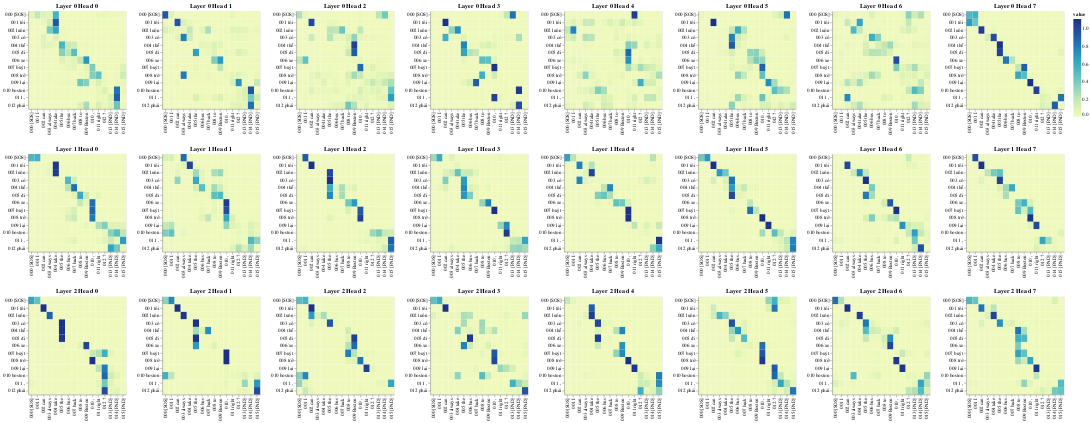

Notebook code for this chart:
### Markdown cell above
# Nhận xét giữa encoder (ngôn ngữ nguồn) và decoder (ngôn ngữ đích):
- Layer 1 Head 5,6,7 "luôn" với "always","take" --> attention giữa "luôn" với "always" (tần xuất) bổ nghĩa cho và "take" (động từ)

### Code cell
# Encoder Self-Attention
get_all_attention_maps("encoder-decoder", layers, heads, encoder_input_tokens, decoder_input_tokens, min(20, sentence_len))

### Figure 1 — Vega-Lite specification as saved in the notebook (floating-point values rounded to 4 significant figures; data arrays with more than 128 entries replaced by an {"elided": "..."} marker saying what was removed)
{"config": {"view": {"continuousWidth": 300, "continuousHeight": 300}}, "vconcat": [{"hconcat": [{"data": {"name": "data-af86e6ccf893ccaa03485749c62046ee"}, "mark": {"type": "rect"}, "encoding": {"color": {"field": "value", "type": "quantitative"}, "tooltip": [{"field": "row", "type": "quantitative"}, {"field": "column", "type": "quantitative"}, {"field": "value", "type": "quantitative"}, {"field": "row_token", "type": "nominal"}, {"field": "col_token", "type": "nominal"}], "x": {"axis": {"title": ""}, "field": "col_token", "type": "nominal"}, "y": {"axis": {"title": ""}, "field": "row_token", "type": "nominal"}}, "height": 200, "name": "view_73", "title": "Layer 0 Head 0", "width": 200}, {"data": {"name": "data-573b8b42bb233349310a519a912f291f"}, "mark": {"type": "rect"}, "encoding": {"color": {"field": "value", "type": "quantitative"}, "tooltip": [{"field": "row", "type": "quantitative"}, {"field": "column", "type": "quantitative"}, {"field": "value", "type": "quantitative"}, {"field": "row_token", "type": "nominal"}, {"field": "col_token", "type": "nominal"}], "x": {"axis": {"title": ""}, "field": "col_token", "type": "nominal"}, "y": {"axis": {"title": ""}, "field": "row_token", "type": "nominal"}}, "height": 200, "name": "view_74", "title": "Layer 0 Head 1", "width": 200}, {"data": {"name": "data-18e8f4b3ca1d9235d6afb2f43c6fa34f"}, "mark": {"type": "rect"}, "encoding": {"color": {"field": "value", "type": "quantitative"}, "tooltip": [{"field": "row", "type": "quantitative"}, {"field": "column", "type": "quantitative"}, {"field": "value", "type": "quantitative"}, {"field": "row_token", "type": "nominal"}, {"field": "col_token", "type": "nominal"}], "x": {"axis": {"title": ""}, "field": "col_token", "type": "nominal"}, "y": {"axis": {"title": ""}, "field": "row_token", "type": "nominal"}}, "height": 200, "name": "view_75", "title": "Layer 0 Head 2", "width": 200}, {"data": {"name": "data-9f79c3b0a5fc65466643ba9aff3eef09"}, "mark": {"type": "rect"}, "encoding": {"color": {"field": "value", "type": "quantitative"}, "tooltip": [{"field": "row", "type": "quantitative"}, {"field": "column", "type": "quantitative"}, {"field": "value", "type": "quantitative"}, {"field": "row_token", "type": "nominal"}, {"field": "col_token", "type": "nominal"}], "x": {"axis": {"title": ""}, "field": "col_token", "type": "nominal"}, "y": {"axis": {"title": ""}, "field": "row_token", "type": "nominal"}}, "height": 200, "name": "view_76", "title": "Layer 0 Head 3", "width": 200}, {"data": {"name": "data-509839215eb4ac8e6e3b253e6a158782"}, "mark": {"type": "rect"}, "encoding": {"color": {"field": "value", "type": "quantitative"}, "tooltip": [{"field": "row", "type": "quantitative"}, {"field": "column", "type": "quantitative"}, {"field": "value", "type": "quantitative"}, {"field": "row_token", "type": "nominal"}, {"field": "col_token", "type": "nominal"}], "x": {"axis": {"title": ""}, "field": "col_token", "type": "nominal"}, "y": {"axis": {"title": ""}, "field": "row_token", "type": "nominal"}}, "height": 200, "name": "view_77", "title": "Layer 0 Head 4", "width": 200}, {"data": {"name": "data-43441573f5dfc59c773bb89cfd0ec1dd"}, "mark": {"type": "rect"}, "encoding": {"color": {"field": "value", "type": "quantitative"}, "tooltip": [{"field": "row", "type": "quantitative"}, {"field": "column", "type": "quantitative"}, {"field": "value", "type": "quantitative"}, {"field": "row_token", "type": "nominal"}, {"field": "col_token", "type": "nominal"}], "x": {"axis": {"title": ""}, "field": "col_token", "type": "nominal"}, "y": {"axis": {"title": ""}, "field": "row_token", "type": "nominal"}}, "height": 200, "name": "view_78", "title": "Layer 0 Head 5", "width": 200}, {"data": {"name": "data-c417bba115be03c91994c82724b0c35c"}, "mark": {"type": "rect"}, "encoding": {"color": {"field": "value", "type": "quantitative"}, "tooltip": [{"field": "row", "type": "quantitative"}, {"field": "column", "type": "quantitative"}, {"field": "value", "type": "quantitative"}, {"field": "row_token", "type": "nominal"}, {"field": "col_token", "type": "nominal"}], "x": {"axis": {"title": ""}, "field": "col_token", "type": "nominal"}, "y": {"axis": {"title": ""}, "field": "row_token", "type": "nominal"}}, "height": 200, "name": "view_79", "title": "Layer 0 Head 6", "width": 200}, {"data": {"name": "data-8fdad4f8f9a21ff9c07fb538bf287efd"}, "mark": {"type": "rect"}, "encoding": {"color": {"field": "value", "type": "quantitative"}, "tooltip": [{"field": "row", "type": "quantitative"}, {"field": "column", "type": "quantitative"}, {"field": "value", "type": "quantitative"}, {"field": "row_token", "type": "nominal"}, {"field": "col_token", "type": "nominal"}], "x": {"axis": {"title": ""}, "field": "col_token", "type": "nominal"}, "y": {"axis": {"title": ""}, "field": "row_token", "type": "nominal"}}, "height": 200, "name": "view_80", "title": "Layer 0 Head 7", "width": 200}]}, {"hconcat": [{"data": {"name": "data-4411e17460ffc20ea4bb871eb03d8fb0"}, "mark": {"type": "rect"}, "encoding": {"color": {"field": "value", "type": "quantitative"}, "tooltip": [{"field": "row", "type": "quantitative"}, {"field": "column", "type": "quantitative"}, {"field": "value", "type": "quantitative"}, {"field": "row_token", "type": "nominal"}, {"field": "col_token", "type": "nominal"}], "x": {"axis": {"title": ""}, "field": "col_token", "type": "nominal"}, "y": {"axis": {"title": ""}, "field": "row_token", "type": "nominal"}}, "height": 200, "name": "view_81", "title": "Layer 1 Head 0", "width": 200}, {"data": {"name": "data-979f559c8511d012b7289b4dd5a7394a"}, "mark": {"type": "rect"}, "encoding": {"color": {"field": "value", "type": "quantitative"}, "tooltip": [{"field": "row", "type": "quantitative"}, {"field": "column", "type": "quantitative"}, {"field": "value", "type": "quantitative"}, {"field": "row_token", "type": "nominal"}, {"field": "col_token", "type": "nominal"}], "x": {"axis": {"title": ""}, "field": "col_token", "type": "nominal"}, "y": {"axis": {"title": ""}, "field": "row_token", "type": "nominal"}}, "height": 200, "name": "view_82", "title": "Layer 1 Head 1", "width": 200}, {"data": {"name": "data-60622c91d4f61483870287bea226784d"}, "mark": {"type": "rect"}, "encoding": {"color": {"field": "value", "type": "quantitative"}, "tooltip": [{"field": "row", "type": "quantitative"}, {"field": "column", "type": "quantitative"}, {"field": "value", "type": "quantitative"}, {"field": "row_token", "type": "nominal"}, {"field": "col_token", "type": "nominal"}], "x": {"axis": {"title": ""}, "field": "col_token", "type": "nominal"}, "y": {"axis": {"title": ""}, "field": "row_token", "type": "nominal"}}, "height": 200, "name": "view_83", "title": "Layer 1 Head 2", "width": 200}, {"data": {"name": "data-5eee5305f34187f8f995346f9dd4c387"}, "mark": {"type": "rect"}, "encoding": {"color": {"field": "value", "type": "quantitative"}, "tooltip": [{"field": "row", "type": "quantitative"}, {"field": "column", "type": "quantitative"}, {"field": "value", "type": "quantitative"}, {"field": "row_token", "type": "nominal"}, {"field": "col_token", "type": "nominal"}], "x": {"axis": {"title": ""}, "field": "col_token", "type": "nominal"}, "y": {"axis": {"title": ""}, "field": "row_token", "type": "nominal"}}, "height": 200, "name": "view_84", "title": "Layer 1 Head 3", "width": 200}, {"data": {"name": "data-c5e81a604f67746275d18ee2136f9596"}, "mark": {"type": "rect"}, "encoding": {"color": {"field": "value", "type": "quantitative"}, "tooltip": [{"field": "row", "type": "quantitative"}, {"field": "column", "type": "quantitative"}, {"field": "value", "type": "quantitative"}, {"field": "row_token", "type": "nominal"}, {"field": "col_token", "type": "nominal"}], "x": {"axis": {"title": ""}, "field": "col_token", "type": "nominal"}, "y": {"axis": {"title": ""}, "field": "row_token", "type": "nominal"}}, "height": 200, "name": "view_85", "title": "Layer 1 Head 4", "width": 200}, {"data": {"name": "data-caf16f57ccf3f675c6b1d33c51488949"}, "mark": {"type": "rect"}, "encoding": {"color": {"field": "value", "type": "quantitative"}, "tooltip": [{"field": "row", "type": "quantitative"}, {"field": "column", "type": "quantitative"}, {"field": "value", "type": "quantitative"}, {"field": "row_token", "type": "nominal"}, {"field": "col_token", "type": "nominal"}], "x": {"axis": {"title": ""}, "field": "col_token", "type": "nominal"}, "y": {"axis": {"title": ""}, "field": "row_token", "type": "nominal"}}, "height": 200, "name": "view_86", "title": "Layer 1 Head 5", "width": 200}, {"data": {"name": "data-6e5bfd21a8fda78f3dd6b9bd30b83ef5"}, "mark": {"type": "rect"}, "encoding": {"color": {"field": "value", "type": "quantitative"}, "tooltip": [{"field": "row", "type": "quantitative"}, {"field": "column", "type": "quantitative"}, {"field": "value", "type": "quantitative"}, {"field": "row_token", "type": "nominal"}, {"field": "col_token", "type": "nominal"}], "x": {"axis": {"title": ""}, "field": "col_token", "type": "nominal"}, "y": {"axis": {"title": ""}, "field": "row_token", "type": "nominal"}}, "height": 200, "name": "view_87", "title": "Layer 1 Head 6", "width": 200}, {"data": {"name": "data-642a106b6d000888061dec896714aefc"}, "mark": {"type": "rect"}, "encoding": {"color": {"field": "value", "type": "quantitative"}, "tooltip": [{"field": "row", "type": "quantitative"}, {"field": "column", "type": "quantitative"}, {"field": "value", "type": "quantitative"}, {"field": "row_token", "type": "nominal"}, {"field": "col_token", "type": "nominal"}], "x": {"axis": {"title": ""}, "field": "col_token", "type": "nominal"}, "y": {"axis": {"title": ""}, "field": "row_token", "type": "nominal"}}, "height": 200, "name": "view_88", "title": "Layer 1 Head 7", "width": 200}]}, {"hconcat": [{"data": {"name": "data-b3d62a5e0d2806767fbdfcdcce24d627"}, "mark": {"type": "rect"}, "encoding": {"color": {"field": "value", "type": "quantitative"}, "tooltip": [{"field": "row", "type": "quantitative"}, {"field": "column", "type": "quantitative"}, {"field": "value", "type": "quantitative"}, {"field": "row_token", "type": "nominal"}, {"field": "col_token", "type": "nominal"}], "x": {"axis": {"title": ""}, "field": "col_token", "type": "nominal"}, "y": {"axis": {"title": ""}, "field": "row_token", "type": "nominal"}}, "height": 200, "name": "view_89", "title": "Layer 2 Head 0", "width": 200}, {"data": {"name": "data-3158eb7e8700092374f63717c4f2e0e0"}, "mark": {"type": "rect"}, "encoding": {"color": {"field": "value", "type": "quantitative"}, "tooltip": [{"field": "row", "type": "quantitative"}, {"field": "column", "type": "quantitative"}, {"field": "value", "type": "quantitative"}, {"field": "row_token", "type": "nominal"}, {"field": "col_token", "type": "nominal"}], "x": {"axis": {"title": ""}, "field": "col_token", "type": "nominal"}, "y": {"axis": {"title": ""}, "field": "row_token", "type": "nominal"}}, "height": 200, "name": "view_90", "title": "Layer 2 Head 1", "width": 200}, {"data": {"name": "data-5d434c186c9d08fefdea438b8eb3ff8e"}, "mark": {"type": "rect"}, "encoding": {"color": {"field": "value", "type": "quantitative"}, "tooltip": [{"field": "row", "type": "quantitative"}, {"field": "column", "type": "quantitative"}, {"field": "value", "type": "quantitative"}, {"field": "row_token", "type": "nominal"}, {"field": "col_token", "type": "nominal"}], "x": {"axis": {"title": ""}, "field": "col_token", "type": "nominal"}, "y": {"axis": {"title": ""}, "field": "row_token", "type": "nominal"}}, "height": 200, "name": "view_91", "title": "Layer 2 Head 2", "width": 200}, {"data": {"name": "data-e4e97e1ca1835fd4428defc83a7a9a3a"}, "mark": {"type": "rect"}, "encoding": {"color": {"field": "value", "type": "quantitative"}, "tooltip": [{"field": "row", "type": "quantitative"}, {"field": "column", "type": "quantitative"}, {"field": "value", "type": "quantitative"}, {"field": "row_token", "type": "nominal"}, {"field": "col_token", "type": "nominal"}], "x": {"axis": {"title": ""}, "field": "col_token", "type": "nominal"}, "y": {"axis": {"title": ""}, "field": "row_token", "type": "nominal"}}, "height": 200, "name": "view_92", "title": "Layer 2 Head 3", "width": 200}, {"data": {"name": "data-e8f253579742ec1b5a893ebd9013d541"}, "mark": {"type": "rect"}, "encoding": {"color": {"field": "value", "type": "quantitative"}, "tooltip": [{"field": "row", "type": "quantitative"}, {"field": "column", "type": "quantitative"}, {"field": "value", "type": "quantitative"}, {"field": "row_token", "type": "nominal"}, {"field": "col_token", "type": "nominal"}], "x": {"axis": {"title": ""}, "field": "col_token", "type": "nominal"}, "y": {"axis": {"title": ""}, "field": "row_token", "type": "nominal"}}, "height": 200, "name": "view_93", "title": "Layer 2 Head 4", "width": 200}, {"data": {"name": "data-2e71646c9a3f99f795861a9f206cd923"}, "mark": {"type": "rect"}, "encoding": {"color": {"field": "value", "type": "quantitative"}, "tooltip": [{"field": "row", "type": "quantitative"}, {"field": "column", "type": "quantitative"}, {"field": "value", "type": "quantitative"}, {"field": "row_token", "type": "nominal"}, {"field": "col_token", "type": "nominal"}], "x": {"axis": {"title": ""}, "field": "col_token", "type": "nominal"}, "y": {"axis": {"title": ""}, "field": "row_token", "type": "nominal"}}, "height": 200, "name": "view_94", "title": "Layer 2 Head 5", "width": 200}, {"data": {"name": "data-d9425cc225c616d2b7ade9dd0172105f"}, "mark": {"type": "rect"}, "encoding": {"color": {"field": "value", "type": "quantitative"}, "tooltip": [{"field": "row", "type": "quantitative"}, {"field": "column", "type": "quantitative"}, {"field": "value", "type": "quantitative"}, {"field": "row_token", "type": "nominal"}, {"field": "col_token", "type": "nominal"}], "x": {"axis": {"title": ""}, "field": "col_token", "type": "nominal"}, "y": {"axis": {"title": ""}, "field": "row_token", "type": "nominal"}}, "height": 200, "name": "view_95", "title": "Layer 2 Head 6", "width": 200}, {"data": {"name": "data-c39af4e1df932cf0c02811e317142cbf"}, "mark": {"type": "rect"}, "encoding": {"color": {"field": "value", "type": "quantitative"}, "tooltip": [{"field": "row", "type": "quantitative"}, {"field": "column", "type": "quantitative"}, {"field": "value", "type": "quantitative"}, {"field": "row_token", "type": "nominal"}, {"field": "col_token", "type": "nominal"}], "x": {"axis": {"title": ""}, "field": "col_token", "type": "nominal"}, "y": {"axis": {"title": ""}, "field": "row_token", "type": "nominal"}}, "height": 200, "name": "view_96", "title": "Layer 2 Head 7", "width": 200}]}], "params": [{"name": "param_73", "select": {"type": "interval", "encodings": ["x", "y"]}, "bind": "scales", "views": ["view_73"]}, {"name": "param_74", "select": {"type": "interval", "encodings": ["x", "y"]}, "bind": "scales", "views": ["view_74"]}, {"name": "param_75", "select": {"type": "interval", "encodings": ["x", "y"]}, "bind": "scales", "views": ["view_75"]}, {"name": "param_76", "select": {"type": "interval", "encodings": ["x", "y"]}, "bind": "scales", "views": ["view_76"]}, {"name": "param_77", "select": {"type": "interval", "encodings": ["x", "y"]}, "bind": "scales", "views": ["view_77"]}, {"name": "param_78", "select": {"type": "interval", "encodings": ["x", "y"]}, "bind": "scales", "views": ["view_78"]}, {"name": "param_79", "select": {"type": "interval", "encodings": ["x", "y"]}, "bind": "scales", "views": ["view_79"]}, {"name": "param_80", "select": {"type": "interval", "encodings": ["x", "y"]}, "bind": "scales", "views": ["view_80"]}, {"name": "param_81", "select": {"type": "interval", "encodings": ["x", "y"]}, "bind": "scales", "views": ["view_81"]}, {"name": "param_82", "select": {"type": "interval", "encodings": ["x", "y"]}, "bind": "scales", "views": ["view_82"]}, {"name": "param_83", "select": {"type": "interval", "encodings": ["x", "y"]}, "bind": "scales", "views": ["view_83"]}, {"name": "param_84", "select": {"type": "interval", "encodings": ["x", "y"]}, "bind": "scales", "views": ["view_84"]}, {"name": "param_85", "select": {"type": "interval", "encodings": ["x", "y"]}, "bind": "scales", "views": ["view_85"]}, {"name": "param_86", "select": {"type": "interval", "encodings": ["x", "y"]}, "bind": "scales", "views": ["view_86"]}, {"name": "param_87", "select": {"type": "interval", "encodings": ["x", "y"]}, "bind": "scales", "views": ["view_87"]}, {"name": "param_88", "select": {"type": "interval", "encodings": ["x", "y"]}, "bind": "scales", "views": ["view_88"]}, {"name": "param_89", "select": {"type": "interval", "encodings": ["x", "y"]}, "bind": "scales", "views": ["view_89"]}, {"name": "param_90", "select": {"type": "interval", "encodings": ["x", "y"]}, "bind": "scales", "views": ["view_90"]}, {"name": "param_91", "select": {"type": "interval", "encodings": ["x", "y"]}, "bind": "scales", "views": ["view_91"]}, {"name": "param_92", "select": {"type": "interval", "encodings": ["x", "y"]}, "bind": "scales", "views": ["view_92"]}, {"name": "param_93", "select": {"type": "interval", "encodings": ["x", "y"]}, "bind": "scales", "views": ["view_93"]}, {"name": "param_94", "select": {"type": "interval", "encodings": ["x", "y"]}, "bind": "scales", "views": ["view_94"]}, {"name": "param_95", "select": {"type": "interval", "encodings": ["x", "y"]}, "bind": "scales", "views": ["view_95"]}, {"name": "param_96", "select": {"type": "interval", "encodings": ["x", "y"]}, "bind": "scales", "views": ["view_96"]}], "$schema": "https://vega.github.io/schema/vega-lite/v5.14.1.json", "datasets": {"data-af86e6ccf893ccaa03485749c62046ee": {"elided": "208 records"}, "data-573b8b42bb233349310a519a912f291f": {"elided": "208 records"}, "data-18e8f4b3ca1d9235d6afb2f43c6fa34f": {"elided": "208 records"}, "data-9f79c3b0a5fc65466643ba9aff3eef09": {"elided": "208 records"}, "data-509839215eb4ac8e6e3b253e6a158782": {"elided": "208 records"}, "data-43441573f5dfc59c773bb89cfd0ec1dd": {"elided": "208 records"}, "data-c417bba115be03c91994c82724b0c35c": {"elided": "208 records"}, "data-8fdad4f8f9a21ff9c07fb538bf287efd": {"elided": "208 records"}, "data-4411e17460ffc20ea4bb871eb03d8fb0": {"elided": "208 records"}, "data-979f559c8511d012b7289b4dd5a7394a": {"elided": "208 records"}, "data-60622c91d4f61483870287bea226784d": {"elided": "208 records"}, "data-5eee5305f34187f8f995346f9dd4c387": {"elided": "208 records"}, "data-c5e81a604f67746275d18ee2136f9596": {"elided": "208 records"}, "data-caf16f57ccf3f675c6b1d33c51488949": {"elided": "208 records"}, "data-6e5bfd21a8fda78f3dd6b9bd30b83ef5": {"elided": "208 records"}, "data-642a106b6d000888061dec896714aefc": {"elided": "208 records"}, "data-b3d62a5e0d2806767fbdfcdcce24d627": {"elided": "208 records"}, "data-3158eb7e8700092374f63717c4f2e0e0": {"elided": "208 records"}, "data-5d434c186c9d08fefdea438b8eb3ff8e": {"elided": "208 records"}, "data-e4e97e1ca1835fd4428defc83a7a9a3a": {"elided": "208 records"}, "data-e8f253579742ec1b5a893ebd9013d541": {"elided": "208 records"}, "data-2e71646c9a3f99f795861a9f206cd923": {"elided": "208 records"}, "data-d9425cc225c616d2b7ade9dd0172105f": {"elided": "208 records"}, "data-c39af4e1df932cf0c02811e317142cbf": {"elided": "208 records"}}}
